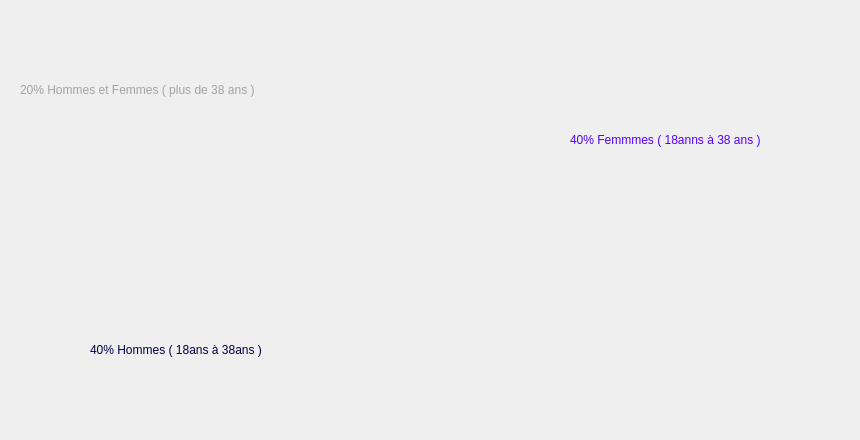
           <widget class="QWidget" name="tab_18">
            <attribute name="title">
             <string>   Fonctionnalités   </string>
            </attribute>
            <widget class="QLabel" name="label_13">
             <property name="geometry">
              <rect>
               <x>180</x>
               <y>70</y>
               <width>511</width>
               <height>361</height>
              </rect>
             </property>
             <property name="text">
              <string/>
             </property>
             <property name="pixmap">
              <pixmap resource="icones.qrc">:/icones/icone/pourcentage.png</pixmap>
             </property>
             <property name="scaledContents">
              <bool>true</bool>
             </property>
            </widget>
            <widget class="QLabel" name="label_14">
             <property name="geometry">
              <rect>
               <x>90</x>
               <y>340</y>
               <width>251</width>
               <height>20</height>
              </rect>
             </property>
             <property name="styleSheet">
              <string notr="true">font: 12pt &quot;Tw Cen MT Condensed Extra Bold&quot;;</string>
             </property>
             <property name="text">
              <string>&lt;html&gt;&lt;head/&gt;&lt;body&gt;&lt;p&gt;&lt;span style=&quot; color:#000043;&quot;&gt;40% Hommes ( 18ans à 38ans )&lt;/span&gt;&lt;/p&gt;&lt;/body&gt;&lt;/html&gt;</string>
             </property>
            </widget>
            <widget class="QLabel" name="label_15">
             <property name="geometry">
              <rect>
               <x>570</x>
               <y>130</y>
               <width>281</width>
               <height>21</height>
              </rect>
             </property>
             <property name="styleSheet">
              <string notr="true">font: 12pt &quot;Tw Cen MT Condensed Extra Bold&quot;;</string>
             </property>
             <property name="text">
              <string>&lt;html&gt;&lt;head/&gt;&lt;body&gt;&lt;p&gt;&lt;span style=&quot; color:#5500ff;&quot;&gt;40% Femmmes ( 18anns à 38 ans )&lt;/span&gt;&lt;/p&gt;&lt;/body&gt;&lt;/html&gt;</string>
             </property>
            </widget>
            <widget class="QLabel" name="label_16">
             <property name="geometry">
              <rect>
               <x>20</x>
               <y>80</y>
               <width>341</width>
               <height>20</height>
              </rect>
             </property>
             <property name="styleSheet">
              <string notr="true">font: 12pt &quot;Tw Cen MT Condensed Extra Bold&quot;;</string>
             </property>
             <property name="text">
              <string>&lt;html&gt;&lt;head/&gt;&lt;body&gt;&lt;p&gt;&lt;span style=&quot; color:#a3a3a3;&quot;&gt;20% Hommes et Femmes ( plus de 38 ans )&lt;/span&gt;&lt;/p&gt;&lt;/body&gt;&lt;/html&gt;</string>
             </property>
            </widget>
           </widget>
